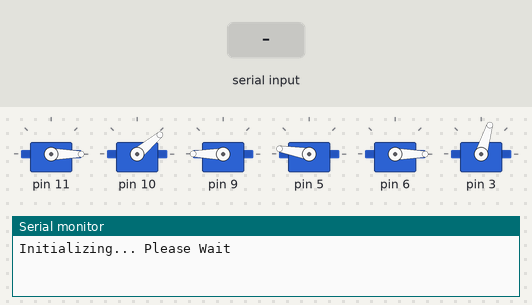
The sketch below on a simulated Arduino Uno, built with avr-gcc and run on an emulated ATmega328P. On the bench: 6 × servo, the last lines printed to the serial monitor. Inputs (shaded band) come from the test bench.

Above: at 0.1 s.
At 6.4 s:
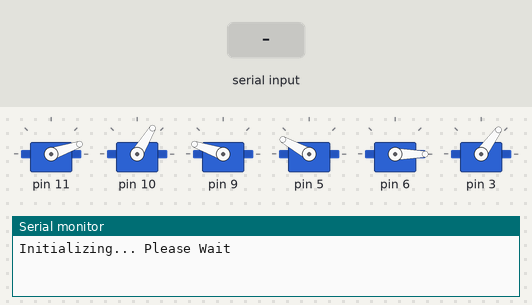
At 9.0 s:
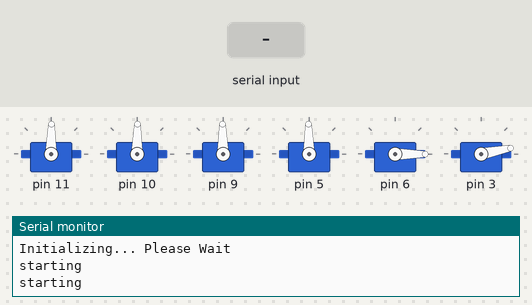
9.1 s: "90,45\n" received over Serial
Timing chart, 0 to 12.1 s (numbered marks = the images above; inputs shaded):
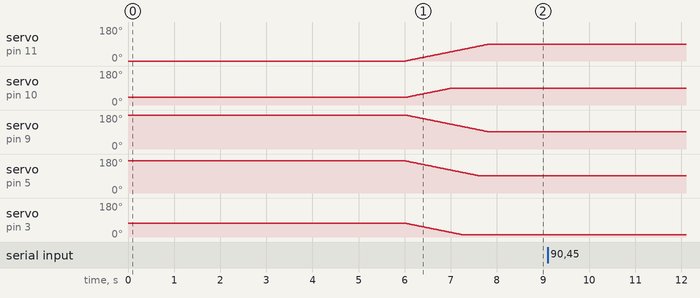

The sketch:

arduino_set_up.ino
```cpp
#include <Braccio.h>
#include <Servo.h>

Servo base;
Servo shoulder;
Servo elbow;
Servo wrist_rot;
Servo wrist_ver;
Servo gripper;
int speed=20;

int currentPosition[6] = {90, 90, 90, 90, 0, 0};

void setup() {
  Serial.begin(9600);
  Serial.println("Initializing... Please Wait");

  Braccio.begin();
  Braccio.ServoMovement(speed, currentPosition[0], currentPosition[1], currentPosition[2], currentPosition[3], currentPosition[4], currentPosition[5]);
}

void loop() {
  Serial.println("starting");
  delay(1000);

  int newPosition[7];

  if (Serial.available()) {
    String receivedData = Serial.readStringUntil('\n'); // Read until newline character
    receivedData.trim();

    if (sscanf(receivedData.c_str(), "%d,%d,%d,%d,%d,%d,%d", &newPosition[0], &newPosition[1], &newPosition[2], &newPosition[3], &newPosition[4], &newPosition[5], &newPosition[6]) == 7) {
      // Move the arm to the new position immediately
      speed=newPosition[6];
      Serial.println("this is a new position" + newPosition[1]);

      Braccio.ServoMovement(speed,newPosition[0], newPosition[1], newPosition[2], newPosition[3], newPosition[4], newPosition[5]);

      for (int i = 0; i < 7; i++) {
        currentPosition[i] = newPosition[i];
      }
      Serial.print("Moved to new position: ");

       // Clear the serial buffer
      while (Serial.available() > 0) {
        Serial.read();
      }
  } else {
      Serial.println("Error: Invalid data format. Expected six integers separated by commas.");
  }
}
}
```
